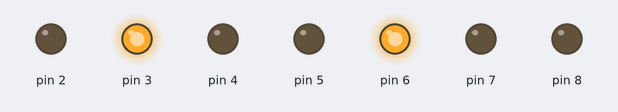
This program was run on a simulated Arduino Uno, built with avr-gcc and run on an emulated ATmega328P. Shown: output pins drawn as LEDs (lit = HIGH).

Above: at 0.1 s.
Timing chart, 0 to 1.6 s (numbered marks = the images above):
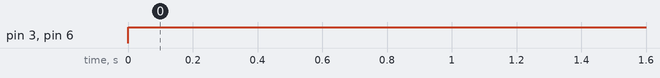

Measured:
- by itself, pin 3, pin 6: LOW → HIGH at 0.00 s

The program:

main.cpp
```cpp
//Code released under GNU GPL.  Free to use for anything.
//Remove the following line if you are using the Arduino IDE
#include "Arduino.h"


void binsevenseg(int,int,int,int);
void setup()
{
	int i;
  // initialize LED digital pin as an output.
	for (i=0;i < 7; i++)
		pinMode(i+2, OUTPUT);
}

void loop()
{
int dec = 5;
int E,F,G,H;

//decimal to binary conversion
E = dec%2;
dec = dec/2;
F = dec%2;
dec = dec/2;
G = dec%2;
dec = dec/2;
H = dec%2;

binsevenseg(E,F,G,H);

}
//function for binary to seven segment display
void binsevenseg(int A, int B, int C, int D)
{
	int p[7],i;

p[0] = A&&!B&&!C&&!D || !A&&!B&&C&&!D;
p[1] = A&&!B&&C&&!D || !A&&B&&C&&!D;
p[2] = !A&&B&&!C&&!D;
p[3] = A&&!B&&!C&&!D || !A&&!B&&C&&!D || A&&B&&C&&!D;
p[4] = A&&!B&&!C&&!D || A&&B&&!C&&!D || !A&&!B&&C&&!D || A&&!B&&C&&!D || A&&B&&C&&!D || A&&!B&&!C&&D;
p[5] = A&&!B&&!C&&!D || !A&&B&&!C&&!D || A&&B&&!C&&!D || A&&B&&C&&!D;
p[6] = !A&&!B&&!C&&!D || A&&!B&&!C&&!D || A&&B&&C&&!D;

	for (i=0;i < 7; i++)
		digitalWrite(i+2,p[i]);

}
```
